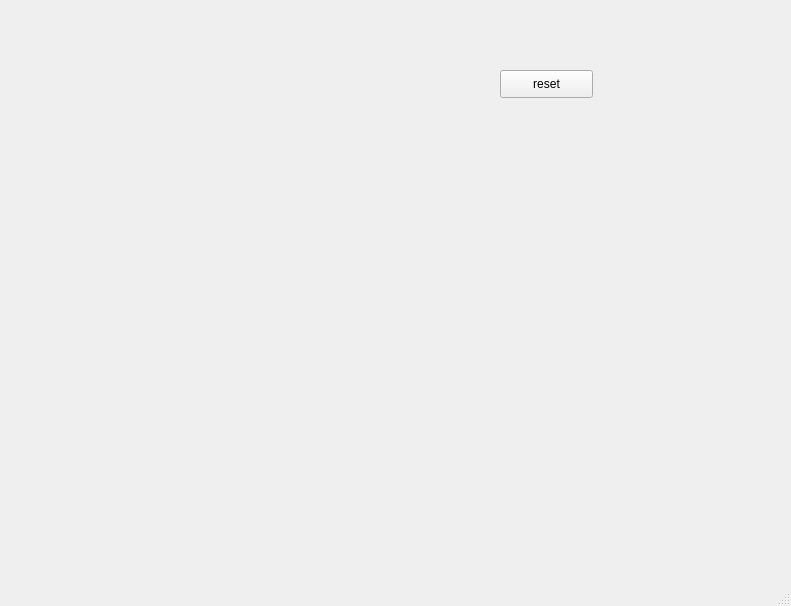
<?xml version="1.0" encoding="UTF-8"?>
<ui version="4.0">
 <class>MainWindow</class>
 <widget class="QMainWindow" name="MainWindow">
  <property name="geometry">
   <rect>
    <x>0</x>
    <y>0</y>
    <width>791</width>
    <height>606</height>
   </rect>
  </property>
  <property name="windowTitle">
   <string>MainWindow</string>
  </property>
  <widget class="QWidget" name="centralwidget">
   <widget class="QPushButton" name="pb">
    <property name="geometry">
     <rect>
      <x>500</x>
      <y>70</y>
      <width>93</width>
      <height>28</height>
     </rect>
    </property>
    <property name="text">
     <string>reset</string>
    </property>
   </widget>
  </widget>
  <widget class="QMenuBar" name="menubar">
   <property name="geometry">
    <rect>
     <x>0</x>
     <y>0</y>
     <width>791</width>
     <height>26</height>
    </rect>
   </property>
  </widget>
  <widget class="QStatusBar" name="statusbar"/>
 </widget>
 <resources/>
 <connections/>
</ui>
